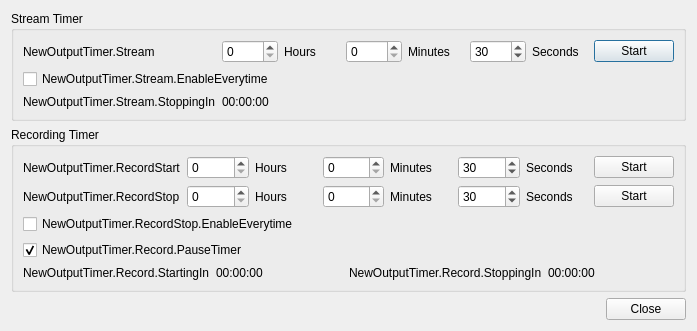
<?xml version="1.0" encoding="UTF-8"?>
<ui version="4.0">
    <class>NewOutputTimer</class>
    <widget class="QDialog" name="OutputTimer">
        <property name="geometry">
            <rect>
                <x>0</x>
                <y>0</y>
                <width>697</width>
                <height>240</height>
            </rect>
        </property>
        <property name="windowTitle">
            <string>NewOutputTimer</string>
        </property>
        <layout class="QGridLayout" name="timerLayout">
            <item row="0" column="1" colspan="8">
                <widget class="QGroupBox" name="streamGroupBox">
                    <property name="minimumSize">
                        <size>
                            <width>0</width>
                            <height>0</height>
                        </size>
                    </property>
                    <property name="title">
                        <string>Stream Timer</string>
                    </property>
                    <layout class="QGridLayout" name="streamTimerLayout">
                        <item row="0" column="1">
                            <widget class="QLabel" name="streamingLabel">
                                <property name="text">
                                    <string>NewOutputTimer.Stream</string>
                                </property>
                            </widget>
                        </item>
                        <item row="0" column="2">
                            <widget class="QSpinBox" name="streamingTimerHours">
                                <property name="minimum">
                                    <number>0</number>
                                </property>
                                <property name="maximum">
                                    <number>24</number>
                                </property>
                                <property name="value">
                                    <number>0</number>
                                </property>
                            </widget>
                        </item>
                        <item row="0" column="3">
                            <widget class="QLabel" name="hoursLabel">
                                <property name="text">
                                    <string>Hours</string>
                                </property>
                            </widget>
                        </item>
                        <item row="0" column="4">
                            <widget class="QSpinBox" name="streamingTimerMinutes">
                                <property name="maximum">
                                    <number>59</number>
                                </property>
                                <property name="value">
                                    <number>0</number>
                                </property>
                            </widget>
                        </item>
                        <item row="0" column="5">
                            <widget class="QLabel" name="minutesLabel">
                                <property name="text">
                                    <string>Minutes</string>
                                </property>
                            </widget>
                        </item>
                        <item row="0" column="6">
                            <widget class="QSpinBox" name="streamingTimerSeconds">
                                <property name="minimum">
                                    <number>0</number>
                                </property>
                                <property name="maximum">
                                    <number>59</number>
                                </property>
                                <property name="value">
                                    <number>30</number>
                                </property>
                            </widget>
                        </item>
                        <item row="0" column="7">
                            <widget class="QLabel" name="secondsLabel">
                                <property name="text">
                                    <string>Seconds</string>
                                </property>
                            </widget>
                        </item>
                        <item row="0" column="8">
                            <widget class="QPushButton" name="outputTimerStream">
                                <property name="text">
                                    <string>Start</string>
                                </property>
                                <property name="checkable">
                                    <bool>true</bool>
                                </property>
                            </widget>
                        </item>
                        <item row="1" column="1" colspan="3">
                            <widget class="QCheckBox" name="autoStartStreamTimer">
                                <property name="text">
                                    <string>NewOutputTimer.Stream.EnableEverytime</string>
                                </property>
                            </widget>
                        </item>
                        <item row="2" column="1">
                            <widget class="QLabel" name="streamStoppingIn">
                                <property name="text">
                                    <string>NewOutputTimer.Stream.StoppingIn</string>
                                </property>
                            </widget>
                        </item>
                        <item row="2" column="2">
                            <widget class="QLabel" name="streamTime">
                                <property name="text">
                                    <string>00:00:00</string>
                                </property>
                            </widget>
                        </item>
                    </layout>
                </widget>
            </item>
            <item row="1" column="1" colspan="8">
                <widget class="QGroupBox" name="recordingGroupBox">
                    <property name="minimumSize">
                        <size>
                            <width>0</width>
                            <height>0</height>
                        </size>
                    </property>
                    <property name="title">
                        <string>Recording Timer</string>
                    </property>
                    <layout class="QGridLayout" name="recordingTimerLayout">
                        <item row="0" column="1">
                            <widget class="QLabel" name="recordingStartLabel">
                                <property name="text">
                                    <string>NewOutputTimer.RecordStart</string>
                                </property>
                            </widget>
                        </item>
                        <item row="0" column="2">
                            <widget class="QSpinBox" name="recordingStartTimerHours">
                                <property name="minimum">
                                    <number>0</number>
                                </property>
                                <property name="maximum">
                                    <number>24</number>
                                </property>
                                <property name="value">
                                    <number>0</number>
                                </property>
                            </widget>
                        </item>
                        <item row="0" column="3">
                            <widget class="QLabel" name="hoursLabel_2">
                                <property name="text">
                                    <string>Hours</string>
                                </property>
                            </widget>
                        </item>
                        <item row="0" column="4">
                            <widget class="QSpinBox" name="recordingStartTimerMinutes">
                                <property name="minimum">
                                    <number>0</number>
                                </property>
                                <property name="maximum">
                                    <number>59</number>
                                </property>
                                <property name="value">
                                    <number>0</number>
                                </property>
                            </widget>
                        </item>
                        <item row="0" column="5">
                            <widget class="QLabel" name="minutesLabel_2">
                                <property name="text">
                                    <string>Minutes</string>
                                </property>
                            </widget>
                        </item>
                        <item row="0" column="6">
                            <widget class="QSpinBox" name="recordingStartTimerSeconds">
                                <property name="minimum">
                                    <number>0</number>
                                </property>
                                <property name="maximum">
                                    <number>59</number>
                                </property>
                                <property name="value">
                                    <number>30</number>
                                </property>
                            </widget>
                        </item>
                        <item row="0" column="7">
                            <widget class="QLabel" name="secondsLabel_2">
                                <property name="text">
                                    <string>Seconds</string>
                                </property>
                            </widget>
                        </item>
                        <item row="0" column="8">
                            <widget class="QPushButton" name="outputTimerRecordStart">
                                <property name="text">
                                    <string>Start</string>
                                </property>
                                <property name="checkable">
                                    <bool>true</bool>
                                </property>
                            </widget>
                        </item>
                        <item row="1" column="1">
                            <widget class="QLabel" name="recordingStopLabel">
                                <property name="text">
                                    <string>NewOutputTimer.RecordStop</string>
                                </property>
                            </widget>
                        </item>
                        <item row="1" column="2">
                            <widget class="QSpinBox" name="recordingStopTimerHours">
                                <property name="minimum">
                                    <number>0</number>
                                </property>
                                <property name="maximum">
                                    <number>24</number>
                                </property>
                                <property name="value">
                                    <number>0</number>
                                </property>
                            </widget>
                        </item>
                        <item row="1" column="3">
                            <widget class="QLabel" name="hoursLabel_3">
                                <property name="text">
                                    <string>Hours</string>
                                </property>
                            </widget>
                        </item>
                        <item row="1" column="4">
                            <widget class="QSpinBox" name="recordingStopTimerMinutes">
                                <property name="minimum">
                                    <number>0</number>
                                </property>
                                <property name="maximum">
                                    <number>59</number>
                                </property>
                                <property name="value">
                                    <number>0</number>
                                </property>
                            </widget>
                        </item>
                        <item row="1" column="5">
                            <widget class="QLabel" name="minutesLabel_3">
                                <property name="text">
                                    <string>Minutes</string>
                                </property>
                            </widget>
                        </item>
                        <item row="1" column="6">
                            <widget class="QSpinBox" name="recordingStopTimerSeconds">
                                <property name="minimum">
                                    <number>0</number>
                                </property>
                                <property name="maximum">
                                    <number>59</number>
                                </property>
                                <property name="value">
                                    <number>30</number>
                                </property>
                            </widget>
                        </item>
                        <item row="1" column="7">
                            <widget class="QLabel" name="secondsLabel_3">
                                <property name="text">
                                    <string>Seconds</string>
                                </property>
                            </widget>
                        </item>
                        <item row="1" column="8">
                            <widget class="QPushButton" name="outputTimerRecordStop">
                                <property name="text">
                                    <string>Start</string>
                                </property>
                                <property name="checkable">
                                    <bool>true</bool>
                                </property>
                            </widget>
                        </item>
                        <item row="2" column="1" colspan="3">
                            <widget class="QCheckBox" name="autoStartRecordStopTimer">
                                <property name="text">
                                    <string>NewOutputTimer.RecordStop.EnableEverytime</string>
                                </property>
                            </widget>
                        </item>
                        <item row="3" column="1" colspan="3">
                            <widget class="QCheckBox" name="pauseRecordTimer">
                                <property name="sizePolicy">
                                    <sizepolicy hsizetype="Minimum" vsizetype="Fixed">
                                        <horstretch>0</horstretch>
                                        <verstretch>0</verstretch>
                                    </sizepolicy>
                                </property>
                                <property name="text">
                                    <string>NewOutputTimer.Record.PauseTimer</string>
                                </property>
                                <property name="checked">
                                    <bool>true</bool>
                                </property>
                            </widget>
                        </item>
                        <item row="4" column="1" colspan="8">
                            <layout class="QGridLayout" name="recordingStartStopIn">
                                <item row="0" column="1">
                                    <widget class="QLabel" name="recordStartingIn">
                                        <property name="text">
                                            <string>NewOutputTimer.Record.StartingIn</string>
                                        </property>
                                    </widget>
                                </item>
                                <item row="0" column="2">
                                    <widget class="QLabel" name="recordStartTime">
                                        <property name="text">
                                            <string>00:00:00</string>
                                        </property>
                                    </widget>
                                </item>
                                <item row="0" column="4">
                                    <widget class="QLabel" name="recordStoppingIn">
                                        <property name="text">
                                            <string>NewOutputTimer.Record.StoppingIn</string>
                                        </property>
                                    </widget>
                                </item>
                                <item row="0" column="5">
                                    <widget class="QLabel" name="recordStopTime">
                                        <property name="text">
                                            <string>00:00:00</string>
                                        </property>
                                    </widget>
                                </item>
                            </layout>
                        </item>
                    </layout>
                </widget>
            </item>
            <item row="2" column="8">
                <widget class="QDialogButtonBox" name="buttonBox">
                    <property name="standardButtons">
                        <set>QDialogButtonBox::Close</set>
                    </property>
                </widget>
            </item>
        </layout>
    </widget>
    <tabstops>
        <tabstop>streamingTimerHours</tabstop>
        <tabstop>streamingTimerMinutes</tabstop>
        <tabstop>streamingTimerSeconds</tabstop>
        <tabstop>outputTimerStream</tabstop>
        <tabstop>autoStartStreamTimer</tabstop>
        <tabstop>recordingStartTimerHours</tabstop>
        <tabstop>recordingStartTimerMinutes</tabstop>
        <tabstop>recordingStartTimerSeconds</tabstop>
        <tabstop>outputTimerRecordStart</tabstop>
        <tabstop>recordingStopTimerHours</tabstop>
        <tabstop>recordingStopTimerMinutes</tabstop>
        <tabstop>recordingStopTimerSeconds</tabstop>
        <tabstop>outputTimerRecordStop</tabstop>
        <tabstop>autoStartRecordStopTimer</tabstop>
        <tabstop>pauseRecordTimer</tabstop>
    </tabstops>
    <resources/>
    <connections/>
</ui>
